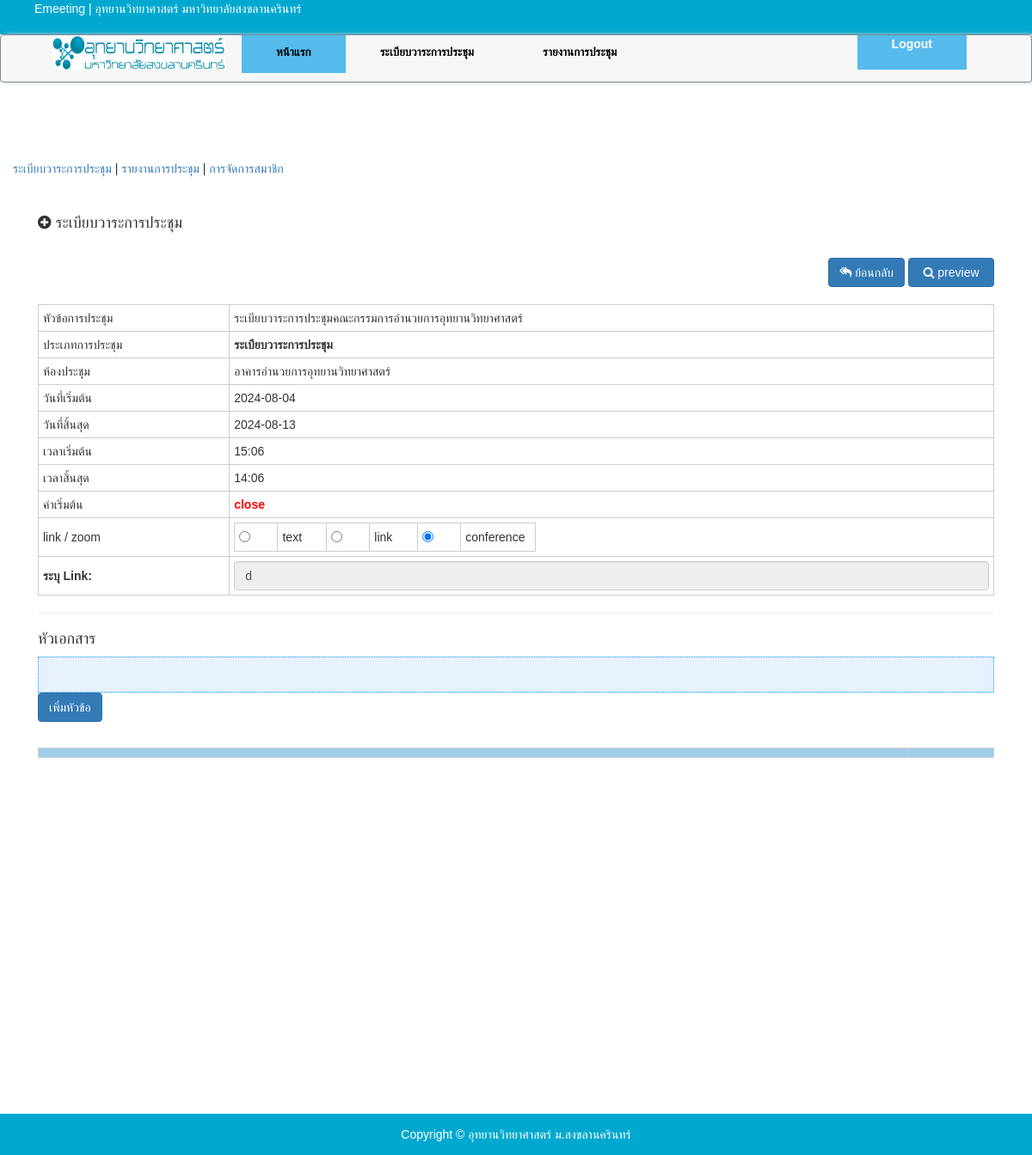
Screenshot of /index.php?controller=Agenda&action=edit_agenda&code=T00011 (signed in) with the database file from the repository.
### tables this page shows
CREATE TABLE `meeting` (
  `id` int(11) NOT NULL,
  `code` varchar(30) NOT NULL,
  `topic` text NOT NULL,
  `doc_type` int(11) NOT NULL,
  `type` int(11) NOT NULL,
  `start_date` date NOT NULL,
  `time_start` text NOT NULL,
  `end_date` date NOT NULL,
  `time_end` text NOT NULL,
  `room` varchar(30) NOT NULL,
  `active` int(11) NOT NULL,
  `link` varchar(30) NOT NULL,
  `doctopic_text` text NOT NULL,
  `detail` text NOT NULL,
  `user` varchar(30) NOT NULL,
  `ip` varchar(30) NOT NULL,
  `created_at` datetime NOT NULL DEFAULT current_timestamp(),
  `updated_at` datetime NOT NULL DEFAULT current_timestamp()
);

### app/view.php (called while the page is built, shortened)
<?php
class view extends Base{
    private $render = FALSE;
    public  function __construct($template) {
       $file = './view/'.$template.'.php';
        if (file_exists($file)) {
                $this->render = $file;
            } else {
                echo ('Template '.$template.' not found!');
            }
    }
    public function __destruct() {
        include($this->render);
    }
}

### controller/AgendaController.php (called while the page is built, shortened)
<?php
require_once './app/Base.php';
class AgendaController extends Base {
    public $j = 1;
    var $strsub;
    public function edit_agenda() {
        $code = $_GET["code"];
            $item = Base::query("select * from meeting where code = '" . $code . "'")->one();
            $terms = $this->getterm_edit($item["code"]);
            $topic = Base::query("select * from meeting_term where doc_code = '" . $code . "' and top='0' order by no asc")->fetchAll();
            $Master = new MasterController();
            $subcnt = $this->j;
            Redirect::view("Agenda/edit_agenda", array("item" => $item,
                "terms" => $terms,
                "topic" => $topic,
                "subcnt" => $subcnt,
                "Master" => $Master));
    }
    public function getterm_edit($code) {
        return $this->strsub;
    }
}

### app/index.php (called while the page is built, shortened)
<?php
$route = new Route();
    if (isset($_GET['controller']) && isset($_GET['action'])) {
        $controller = $_GET['controller'];
        $action = $_GET['action'];
        $route->add($controller, $action);
    } else {
        $controller = 'Auth';
        $action = 'index';
        $route->add($controller, $action);
    }
$route->submit();

### index.php (called while the page is built)
<?php
require_once __DIR__.'/app/index.php';

### functions/function_getsession.php (called while the page is built, shortened)
<?php
function auth(){
    if(isset($_SESSION["Auth"])==true){
        return true;
    }else{
        return false;
    }
}
?>

### app/Base.php (called while the page is built, shortened)
<?php
class Base {
    public $sql;
    public function getInstance() {
        $con = new mysqli(DB::$connect["host"], DB::$connect["user"], DB::$connect["password"], DB::$connect["database"]);
        $con->set_charset("utf8");
        return $con;
    }
    public function query($sql) {
        $this->sql = $sql;
        return $this;
    }
    public function one() {
        $result = $this->getInstance()->query($this->sql);
        $row=$result->fetch_assoc();
        return $row;
    }
}
?>

### functions/function_reporttype.php (called while the page is built, shortened)
<?php
function report($type){
    switch ($type){
        case '1' : return "ระเบียบวาระการประชุม";
    }
}

### view/Agenda/edit_agenda.php (the view, shortened to what this page needs)
<?php require_once './layouts/header_admin.php'; ?>
<head>
    <link href="./assets/css/edit_agenda.css?key=<?php echo time(); ?>" rel="stylesheet" />
</head>
<div class="col-md-12 blog-main">
    <div class="blog-post" style="padding:1em;padding-bottom:200px;">
        <div>
            <div class="header_topic"><h4><i class="fa fa-plus-circle"></i> ระเบียบวาระการประชุม</h4></div>
            <br>
            <?php if ((isset($_SESSION["Auth"]) == true)) { ?>
                <div style="width:100%;padding:0;text-align:right;" >
                    <a href="./index.php?controller=Agenda&action=index" class="btn btn-primary" style="color:white;">
                        <i class="fa fa-reply-all" style="font-size:14px;"></i> ย้อนกลับ
                    </a>
                    <a target="_blank" href="./index.php?controller=Master&action=detail&code=<?= $item["code"]; ?>" class="btn btn-primary" style="width:100px;color:white;">
                        <i class="fa fa-search" style="font-size:14px;"></i> preview
                    </a>
                </div>
            <?php } ?>
            <br>
            <table class="tbl_term table_border" style="width:100%;">
                <tr>
                    <td style="width:20%;"> หัวข้อการประชุม </td>
                    <td class='showedit'>
                        <div id="display_topic"  ondblclick="showedit('topic');">
                            <?= (!empty($item["topic"]) ? $item["topic"] : "."); ?>
                        </div>
                    </td>
                </tr>
                <tr>
                    <td> ประเภทการประชุม </td>
                    <td >
                        <div style='cursor:no-drop;'><b><?= report($item["doc_type"]); ?></b></div>
                    </td>
                </tr>
                <tr>
                    <td> ห้องประชุม </td>
                    <td class='showedit'>
                        <div id="display_room" ondblclick="showedit('room');">
                            <?= (!empty($item["room"]) ? $item["room"] : "."); ?>
                        </div>
                    </td>
                </tr>
                <tr>
                    <td> วันที่เริ่มต้น </td>
                    <td class='showedit'>
                        <div id="display_start_date" ondblclick="showedit('start_date');"><?= (!empty($item["start_date"]) ? $item["start_date"] : "."); ?></div>
                    </td>
                </tr>
                <tr>
                    <td> วันที่สิ้นสุด </td>
                    <td class='showedit'>
                        <div id="display_end_date" ondblclick="showedit('end_date');"><?= (!empty($item["end_date"]) ? $item["end_date"] : "."); ?></div>
                    </td>
                </tr>
                <tr>
                    <td>เวลาเริ่มต้น</td>
                    <td class='showedit'>
                        <div id="display_time_start" ondblclick="showedit('time_start');"><?= (!empty($item["time_start"]) ? $item["time_start"] : "."); ?></div>
                    </td>
                </tr>
                <tr>
                    <td>เวลาสิ้นสุด</td>
                    <td class='showedit'>
                        <div id="display_time_end" ondblclick="showedit('time_end');"><?= (!empty($item["time_end"]) ? $item["time_end"] : "."); ?></div>
                    </td>
                </tr>
                <tr>
                    <td>ค่าเริ่มต้น</td>
                    <td class='showedit'>
                        <div id="display_active" ondblclick="showedit('active');">
                            <?php
                            if ($item["active"] == '1') {
                                echo "<span style='color:green;'><b>open</b></span>";
                            } else {
                                echo "<span style='color:red;'><b>close</b></span>";
                            }
                            ?>
                        </div>
                    </td>
                </tr>
                <tr>
                    <td>link / zoom </td>
                    <td >
                        <table style="width:40%;">
                            <tr>
                                <td>
                                    <?php if ($item["type"] == '1') { ?>
                                        <input type="radio" id="rdo_type" name="rdo_type" onclick="selects_type('1');" value="1"  required checked>
                                    <?php } else { ?>
                                        <input type="radio" id="rdo_type" name="rdo_type" onclick="selects_type('1');" value="1"  required>
                                    <?php } ?>
                                </td>
                                <td>text</td>
                                <td>
                                    <?php if ($item["type"] == '2') { ?>
                                        <input type="radio" id="rdo_type" name="rdo_type" onclick="selects_type('2');" value="2"  required checked>
                                    <?php } else { ?>
                                        <input type="radio" id="rdo_type" name="rdo_type" onclick="selects_type('2');" value="2"  required>
                                    <?php } ?>
                                </td>
                                <td>link</td>
                                <td>
                                    <?php if ($item["type"] == '3') { ?>
                                        <input type="radio" id="rdo_type" name="rdo_type" onclick="selects_type('3');" value="3"  required checked>
                                    <?php } else { ?>
                                        <input type="radio" id="rdo_type" name="rdo_type" onclick="selects_type('3');" value="3"  required>
                                    <?php } ?>
                                </td>
                                <td>conference</td>
                            </tr>
                        </table>
                    </td>
                </tr>
                <?php if ($item["type"] != '1') { ?>
                    <tr id="tr_type_ele">
                        <td style="verticel-align:top;">
                            <span id='stopic'>
                                <b>ระบุ Link:</b>
                            </span>
                        </td>
                        <td><input type="text" class="form-control"  onclick="selects_type('3');" value="<?= $item["link"]; ?>" readonly></td>
                    </tr>
                <?php } ?>
            </table>
            <hr>
            <h4>หัวเอกสาร</h4>
            <div id="display_doctopic_text" class="panel_blue" ondblclick="showedit('doctopic_text');"><?= $item["doctopic_text"]; ?></div>
                    <?php require('./app/editor.php'); ?>
                    <?php require('./app/editor.php'); ?>
        </div>
        <div>
            <p><a href="#root_modal" class="btn btn-primary" onclick="settop("<?= $item["code"]; ?>");" rel="modal:open" style='color:white;'>เพิ่มหัวข้อ</a></p>
            <br>
            <table class="tbl_term table_border" id='tblLocations' style=''  cellpadding="0" cellspacing="0" border="1">
                <tr style='background-color:#A0CFEC;'>
                    <td colspan="4" ></td><td></td>
                </tr>
            </table>
        </div>
<?php require_once './view/Agenda/popup.php'; ?>
<?php require_once './layouts/footer_admin.php'; ?>

### app/Route.php (shortened to what this page needs)
<?php
class Route
{
    private $_listUri = array();
    private $_listCall = array();
    public function add($uri, $function)
    {
        $this->_listUri[] = $uri;
        $this->_listCall[] = $function;
    }
    public function submit()
    {
        foreach ($this->_listUri as $listKey => $listUri) {
            $action = $this->_listCall[$listKey];
            $controllers = new $controller();
            $controllers->$action();
       }
    }
}

### layouts/header_admin.php (shortened to what this page needs)
<!doctype html>
<html lang="en">
    <head>
        <link rel="stylesheet" href="https://cdn.jsdelivr.net/npm/bootstrap@3.4.1/dist/css/bootstrap.min.css">
        <link rel="stylesheet" href="https://cdnjs.cloudflare.com/ajax/libs/font-awesome/6.0.0-beta3/css/all.min.css">
        <link rel="stylesheet" href="https://cdnjs.cloudflare.com/ajax/libs/font-awesome/4.7.0/css/font-awesome.min.css">
        <link href="./assets/css/master.css?key=<?php echo time(); ?>" type="text/css" rel="stylesheet" />
        <link href="./assets/css/editor.css?key=<?php echo time(); ?>" rel="stylesheet" />
        <link href="./assets/css/login.css?key=<?php echo time(); ?>" rel="stylesheet" />
        <link href="./assets/theme/css/master.css?key=<?php echo time(); ?>" rel="stylesheet">
        <link rel="stylesheet" href="https://cdnjs.cloudflare.com/ajax/libs/font-awesome/4.7.0/css/font-awesome.min.css">
</head>
<body>
    <div class="navbartop">
    <ul class="navbar-logo" style="float:left;color:white;">Emeeting | อุทยานวิทยาศาสตร์ มหาวิทยาลัยสงขลานครินทร์</ul>
    </div>
    <div class="navbar">
      <ul class="navbar-logo" style="float:left;margin-right:20px;">
      <li class="navlogo"><img src="./assets/image/PSUSP_logo.jpg" width="200px"  height="40px" /></li>
      </ul>
      <?php if ((auth() == true)) { ?>
     <div class="collapse navbar-collapse" id="collapsibleNavbar">
     <ul class="navbar-links" style="float:left;">
     <li class="navbar-dropdown active">
          <label for="menu1" class="lbmenu" style="color:white;"><span><a href="./index.php?controller=Master&action=index">หน้าแรก</a></span></label>
        </li>
        <li class="navbar-dropdown">
          <label for="menu2" class="lbmenu"><span><a href="./index.php?controller=Master&action=shwdoc&type=1">ระเบียบวาระการประชุม</a></span></label>
        </li>
        <li class="navbar-dropdown">
          <label for="menu3" class="lbmenu"><span><a href="./index.php?controller=Master&action=shwdoc&type=2">รายงานการประชุม</a></span></label>
        </li>
    </ul>
    <ul class="navbar-login active" style="float:right;height:40px;">
        <li><a href="./index.php?controller=Auth&action=logout">Logout</a></li>
    </ul>
      <?php } ?>
    </div>
</div>
<div class="container-fluid white" id="page-content-wrapper" style='min-height:1200px;'>
<div class="container">
<div class="row">
  <br><br>
  <a href="./index.php?controller=Agenda&action=index">ระเบียบวาระการประชุม</a> |  <a href="./index.php?controller=Report&action=index">รายงานการประชุม</a> | <a href="./index.php?controller=User&action=index">การจัดการสมาชิก</a>
  <br><br>
    </div>
    </div>

### layouts/footer_admin.php (shortened to what this page needs)
        <footer class="text-center text-lg-start bg-light text-muted" >
            <div class="text-center p-4" style="background-color:#00a8cf;padding:1em;color:white;">
                Copyright ©
                <a class="text-reset fw-bold" href="https://mdbootstrap.com/" style="color:white;">อุทยานวิทยาศาสตร์ ม.สงขลานครินทร์</a>
            </div>
        </footer>
      </body>
</html>
<link rel="stylesheet" href="https://ajax.googleapis.com/ajax/libs/jqueryui/1.8.24/themes/smoothness/jquery-ui.css" />

### rows the page displays
meeting: topic "ระเบียบวาระการประชุมคณะกรรมการอำนวยการอุทยานวิทยาศาสตร์", doc_type "ระเบียบวาระการประชุม", room "อาคารอำนวยการอุทยานวิทยาศาสตร์", start_date "2024-08-04", end_date "2024-08-13", time_start "15:06", time_end "14:06", active "close", link "d"
